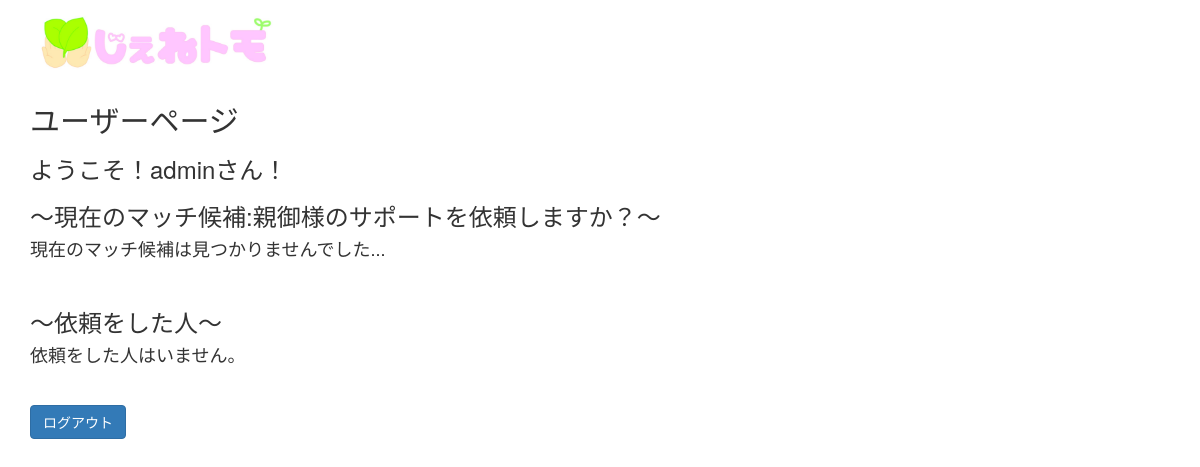
Before: /index (signed in) with the older database file.
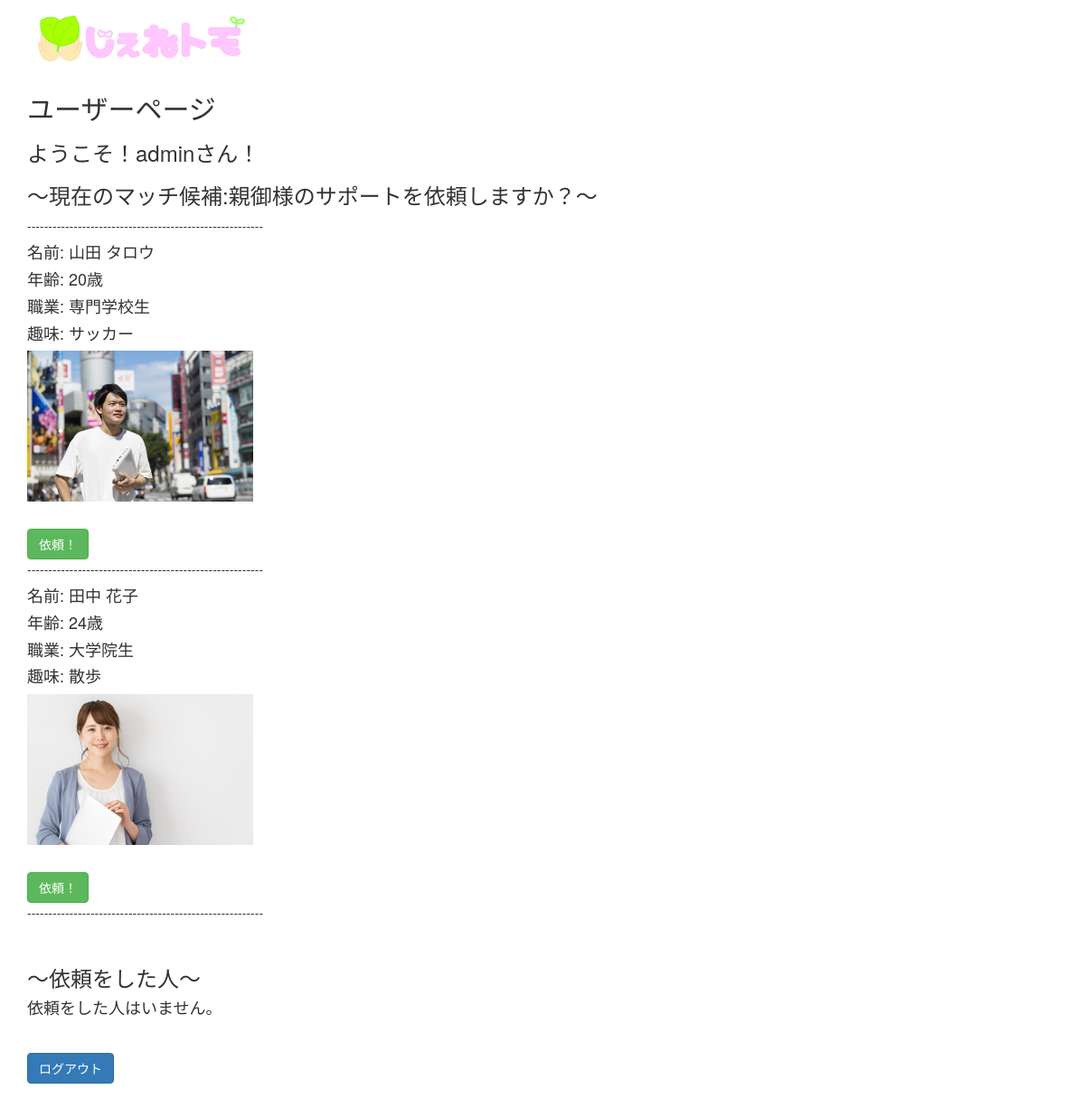
After: the same page with the newer database file.
### app.py (models this page shows)
class User(UserMixin,db.Model): # ユーザテーブル
    id = db.Column(db.Integer, primary_key=True)
    username = db.Column(db.String(30),unique=True)
    password = db.Column(db.String(12))

class Younger(db.Model): # 若者テーブル
    id = db.Column(db.Integer, primary_key=True)
    name = db.Column(db.String(50), nullable=False)
    age = db.Column(db.String(5),  nullable=False)
    job = db.Column(db.String(100), nullable=False)
    hobby = db.Column(db.String(100), nullable=False)
    img = db.Column(db.String(10), nullable=False)

### app.py (the view)
@app.route('/index',methods=["GET","POST"]) # メイン画面
@login_required
def index():
    username = current_user.username
    if request.method == "GET":
        matchers = Younger.query.all()
        candidate = Candidate.query.all()
        return render_template("/index.html",username=username,matchers = matchers,candidates = candidate)

### app.py (called while the page is built)
@login_manager.user_loader
def load_user(id):
    return User.query.get(int(id))

### templates/index.html (shortened to what this page needs)
{% extends "bootstrap/base.html" %}
{% block content %}
<div class="container">
     <img src="../static/image/icon.jpg" width="250px">
     <h2>ユーザーページ</h2>
     <h3>ようこそ！{{ username }}さん！</h3>
     <h3>～現在のマッチ候補:親御様のサポートを依頼しますか？～</h3>
     {% for matcher in matchers %}
     <person>
          <p>--------------------------------------------------------</p>
          <div>
               <h4>名前: {{ matcher.name }}</h4>
               <h4>年齢: {{ matcher.age }}歳</h4>
               <h4>職業: {{ matcher.job }}</h4>
               <h4>趣味: {{ matcher.hobby }}</h4>
               <img src="../static/image/people/{{ matcher.img }}.jpg" width="250px">
          </div>
     </person>
     <p><br></p>
     <a href="/{{matcher.id}}/good" role="button"><button class = "btn btn-success">依頼！</button></a>
     {% endfor %}
     {% if matchers |length > 0 %}
     <p>--------------------------------------------------------</p>
     {% endif %}
     {% if matchers |length == 0 %}
     <h4>現在のマッチ候補は見つかりませんでした...</h4>
     {% endif %}
     <p><br></p>
     <h3>～依頼をした人～</h3>
     {% if candidates |length == 0 %}
     <h4>依頼をした人はいません。</h4>
     {% endif %}
     <p><br></p>
     <a href="/logout" role="button"><button class="btn btn-primary">ログアウト</button></a>
</div>
<p><br></p>
{% endblock %}

Changed rows visible on the page:
added Younger: name "山田 タロウ", age "20", job "専門学校生", hobby "サッカー", img (picture)
added Younger: name "田中 花子", age "24", job "大学院生", hobby "散歩", img (picture)
Other visible differences:
text no longer shown: "現在のマッチ候補は見つかりませんでした..."
